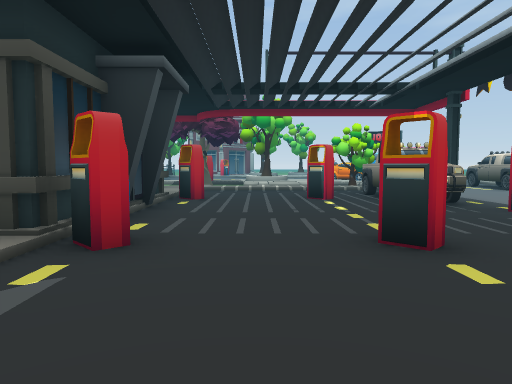
View 1 (above)

24 first-person views from a walk through a 3-D level made in the Unity game engine. The camera is 1.3 m above the floor, tilts 4° down and sees 70° across. The floor is counted in squares, 2 m on a side. Each view is taken from the middle of a square. On the plan, view 1 faces up. The plan holds only what a view shows up to about 11 squares ahead; the rest is blank. The place goes on beyond the plan. Some surface patterns are stand-ins.

View 2
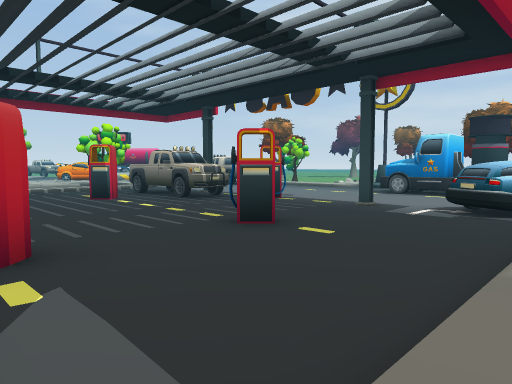

View 3
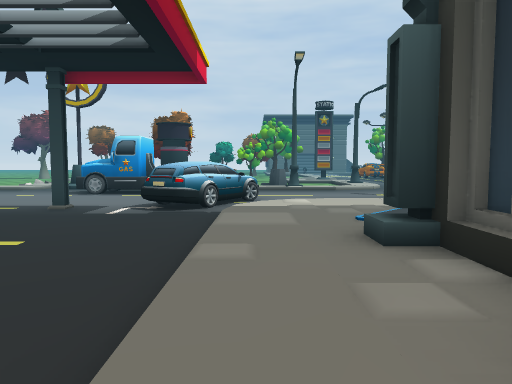

View 4
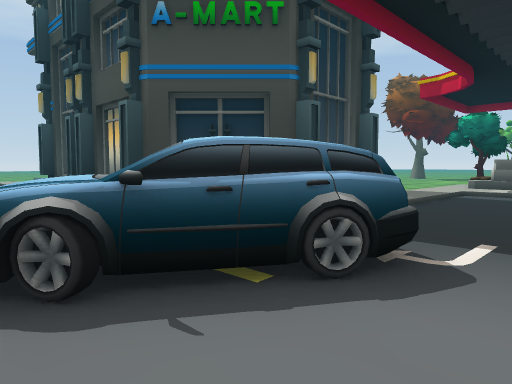

View 5
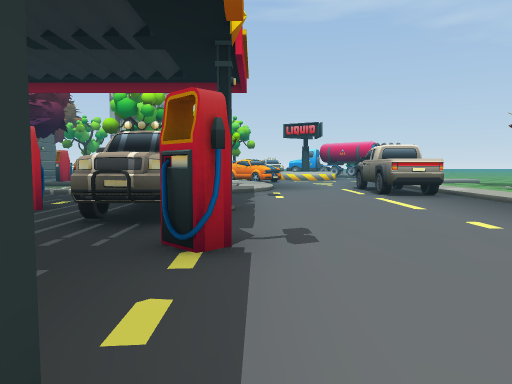

View 6
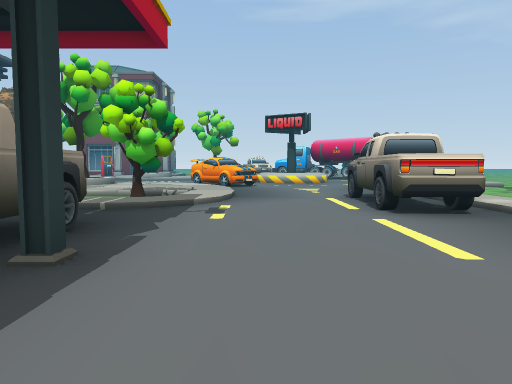

View 7
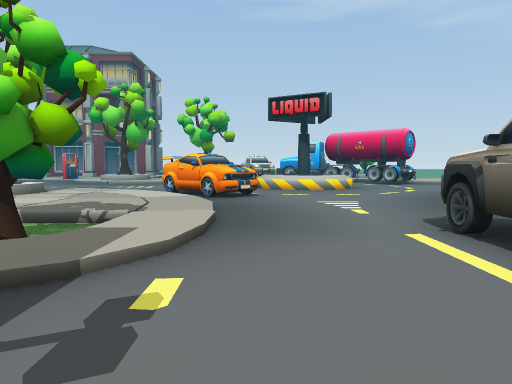

View 8
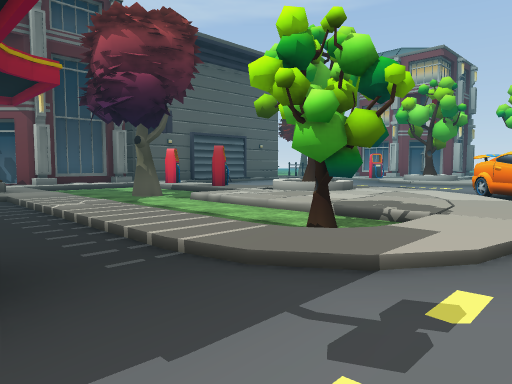

View 9
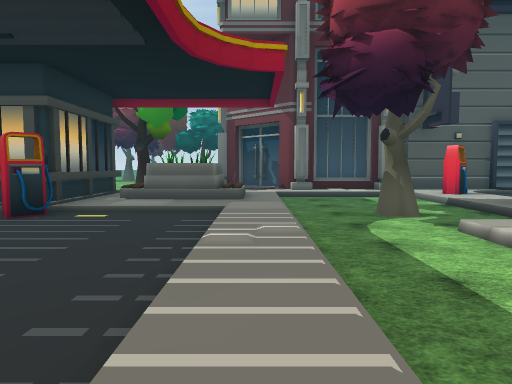

View 10
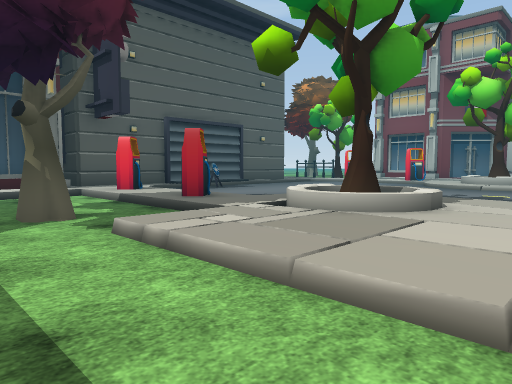

View 11
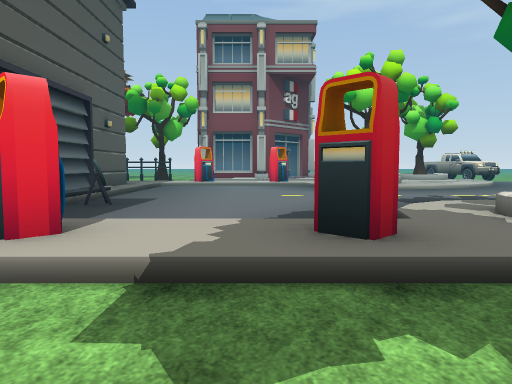

View 12
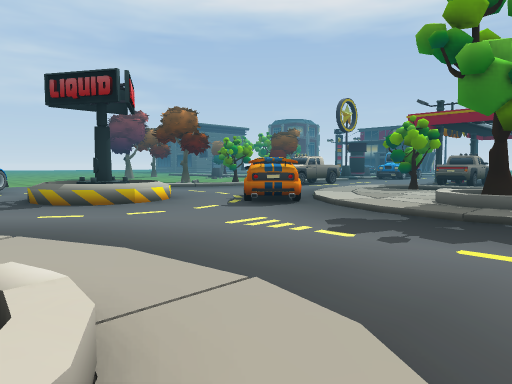

View 13
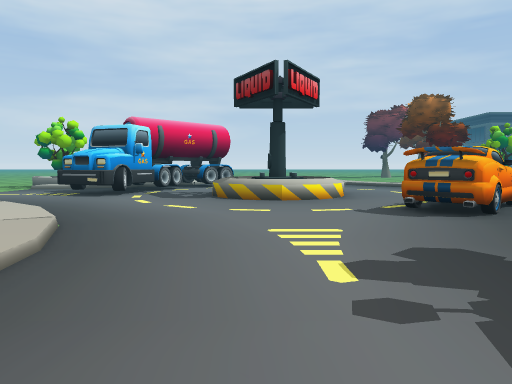

View 14
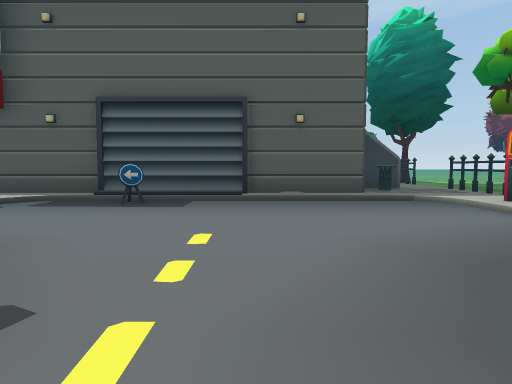

View 15
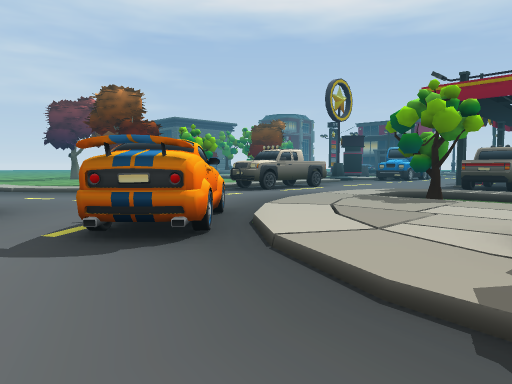

View 16
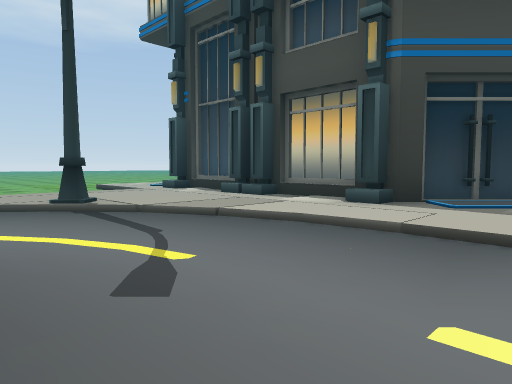

View 17
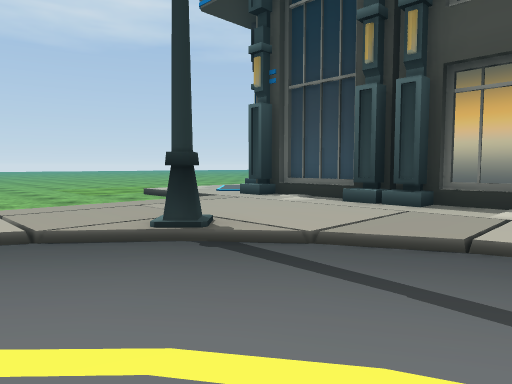

View 18
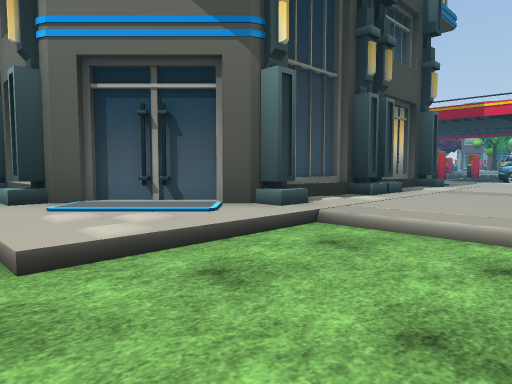

View 19
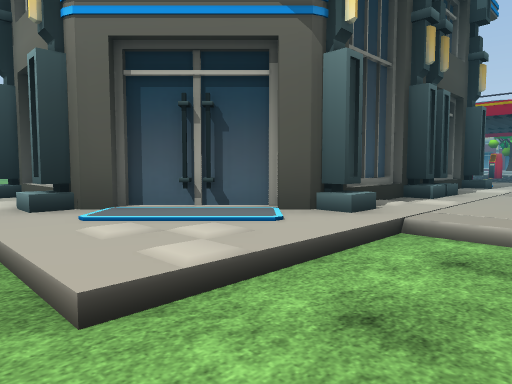

View 20
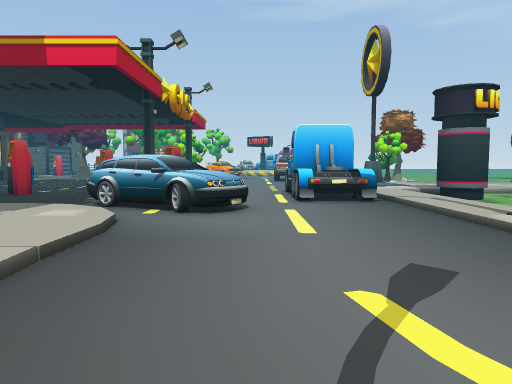

View 21
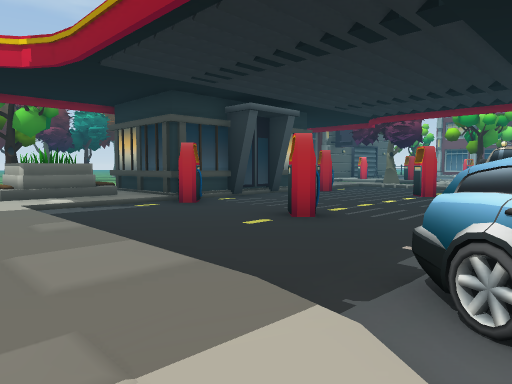

View 22
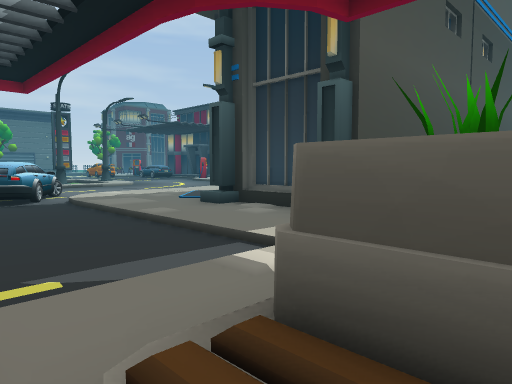

View 23
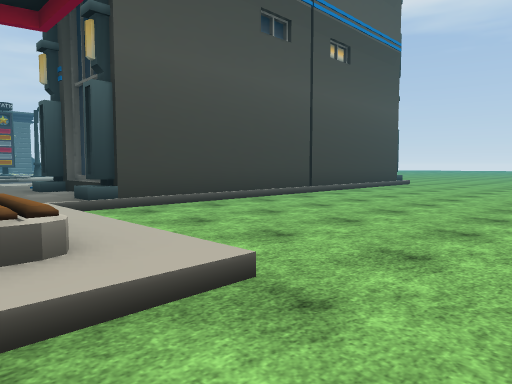

View 24
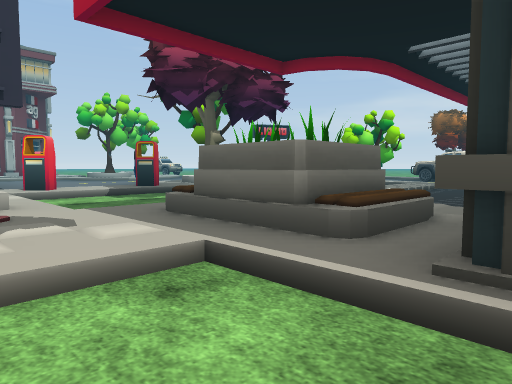

### Floor plan
Key: @ floor where view 1 was taken; # wall or solid block; . main floor; : floor 0.25 m higher than the main floor; / step, stairs or slope; ^ raised ledge; O other object.
Columns run from 8 left of view 1 to 9 right of it. Each row starts with its distance up from view 1.
 25 ^:/....:OO:/:..O#O
 24  #/..../:://.....O
 23  #/............^^.
 22  #/...........^##^
 21  #/...........^##^
 20  #/.........O..^^.
 19  #/..../:///OO....
 18  #/....:////OOO...
 17 ##:O::O:OO:///....
 16 #OO///// :////....
 15  O ..... ///::....
 14  O ...O.....O:..OO
 13  OO.........O:..OO
 12    ::::::::::/..OO
 11    /#//.........OO
 10  ///#//....OO.....
  9 O..:::/...#OO.....
  8 O..####...#OO.....
  7       #....OO.....
  6       #.....OO....
  5       #.........O
  4    ####...#.#...OO
  3     ::#.........OO
  2     ^//.....OO..OO
  1  ../#//......OOO..
  0  ..:::::@::::/O...
 -1  ......O:O   :....
 -2  ......OOOO  :....
 -3   .....O  OO :....
 -4   .....O   OO:/...
 -5   .....O   O://...
 -6   .....O   OO://..
 -7   .....O   OO::#/.
 -8    ....O   O::::/
 -9    ....O   OO:::/
-10    ....O  OO ...
-11    ... OOOO  ....
-12        O O  :....
-13             ....

Positions as (right, up) in squares from view 1, and headings:
1: (0, 0), facing up
2: (-2, 0), facing up-right
3: (-2, 0), facing right
4: (7, 3), facing down-left
5: (5, 3), facing up
6: (6, 6), facing up
7: (6, 10), facing up
8: (6, 10), facing up-left
9: (4, 12), facing left
10: (3, 13), facing up-left
11: (-3, 14), facing up
12: (-1, 25), facing down-right
13: (-1, 22), facing right
14: (1, 22), facing left
15: (1, 21), facing down-right
16: (9, -1), facing down-left
17: (9, -4), facing down-left
18: (7, -13), facing up-left
19: (6, -13), facing up-left
20: (7, -5), facing up
21: (5, -1), facing up-left
22: (-4, 3), facing down-right
23: (-7, 1), facing down-right
24: (-7, 8), facing up-right
